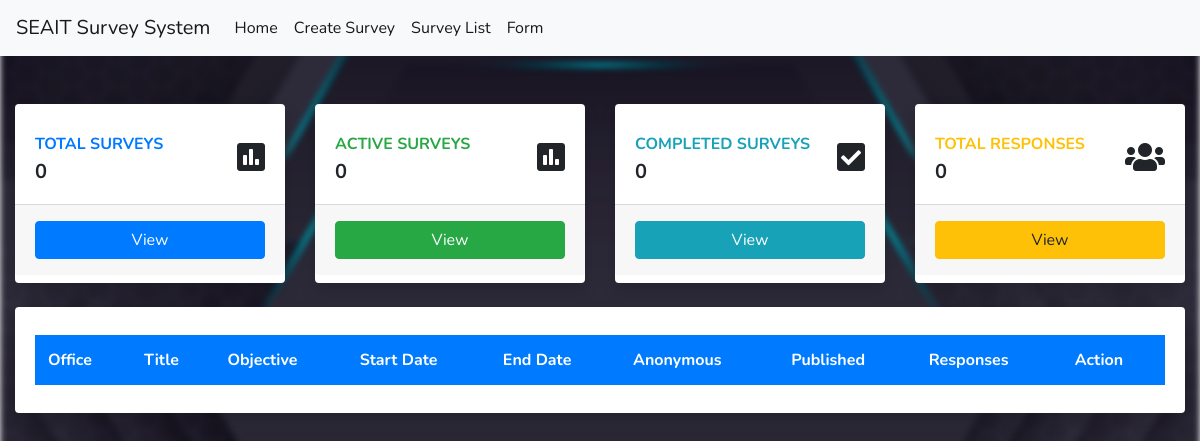
/admin/home.php, run on an earlier commit of the app's database.
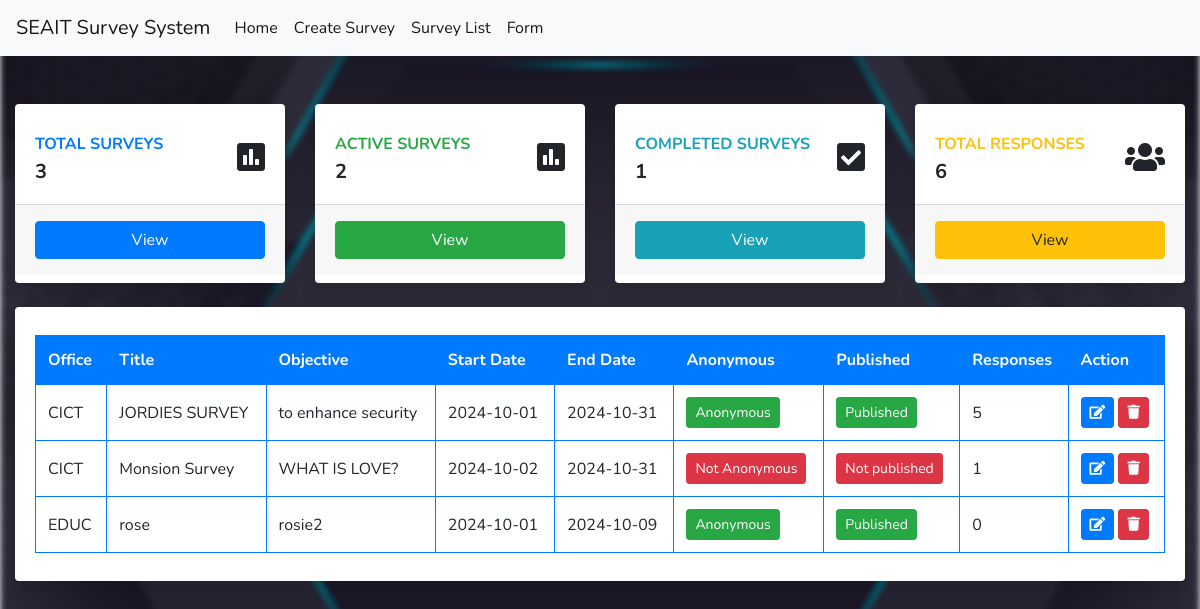
And on a later commit of the database.
### tables this page shows
CREATE TABLE IF NOT EXISTS `surveys` (
  `survey_id` int NOT NULL AUTO_INCREMENT,
  `office` varchar(100) NOT NULL,
  `title` varchar(255) NOT NULL,
  `objective` text,
  `is_anonymous` tinyint(1) DEFAULT '0',
  `is_published` tinyint(1) DEFAULT '0',
  `start_date` date DEFAULT NULL,
  `end_date` date DEFAULT NULL,
  `created_by` int DEFAULT NULL,
  `created_at` timestamp NULL DEFAULT CURRENT_TIMESTAMP,
  `updated_at` timestamp NULL DEFAULT CURRENT_TIMESTAMP ON UPDATE CURRENT_TIMESTAMP,
  `is_complete` int NOT NULL,
  PRIMARY KEY (`survey_id`),
  KEY `created_by` (`created_by`)
);

### admin/home.php (the view, shortened to what this page needs)
<?php include 'includes/header.php';
include 'includes/navtop.php';
$surveytable = "SELECT * FROM surveys";
if ($stmt = mysqli_prepare($conn, $surveytable)) {
    mysqli_stmt_execute($stmt);
    $surveyresult = mysqli_stmt_get_result($stmt);
}
?>
<link rel="stylesheet" href="https://cdnjs.cloudflare.com/ajax/libs/font-awesome/5.13.0/css/all.min.css">
<link rel="stylesheet" href="https://cdn.datatables.net/1.11.5/css/jquery.dataTables.min.css">
<link rel="stylesheet" href="../css/home.css">
<div class="container-fluid mt-5">
    <div class="row">
        <div class="col-xl-3 col-md-6 mb-4">
            <div class="card border-left-primary shadow h-100 py-2">
                <div class="card-body">
                    <div class="row no-gutters align-items-center">
                        <div class="col mr-2">
                            <div class="text-xs font-weight-bold text-primary text-uppercase mb-1">Total Surveys</div>
                            <div class="h5 mb-0 font-weight-bold text-gray-800">
                                <?php echo mysqli_num_rows($surveyresult); ?>
                            </div>
                        </div>
                        <div class="col-auto">
                            <i class="fas fa-poll fa-2x text-gray-300"></i>
                        </div>
                    </div>
                </div>
                <div class="card-footer py-3">
                    <a href="" class="btn btn-primary btn-block">View</a>
                </div>
            </div>
        </div>
        <div class="col-xl-3 col-md-6 mb-4">
            <div class="card border-left-success shadow h-100 py-2">
                <div class="card-body">
                    <div class="row no-gutters align-items-center">
                        <div class="col mr-2">
                            <div class="text-xs font-weight-bold text-success text-uppercase mb-1">Active Surveys
                            </div>
                            <?php
                            $activesurveys = "SELECT * FROM surveys WHERE end_date > NOW() OR is_published = 0";
                            if ($stmt = mysqli_prepare($conn, $activesurveys)) {
                                mysqli_stmt_execute($stmt);
                                $activesurveyresult = mysqli_stmt_get_result($stmt);
                            }
                            ?>
                            <div class="h5 mb-0 font-weight-bold text-gray-800">
                                <?php echo mysqli_num_rows($activesurveyresult); ?>
                            </div>
                        </div>
                        <div class="col-auto">
                            <i class="fas fa-poll fa-2x text-gray-300"></i>
                        </div>
                    </div>
                </div>
                <div class="card-footer py-3">
                    <a href="" class="btn btn-success btn-block">View</a>
                </div>
            </div>
        </div>
        <div class="col-xl-3 col-md-6 mb-4">
            <div class="card border-left-info shadow h-100 py-2">
                <div class="card-body">
                    <div class="row no-gutters align-items-center">
                        <div class="col mr-2">
                            <div class="text-xs font-weight-bold text-info text-uppercase mb-1">Completed Surveys</div>
                            <?php
                            $completeurveys = "SELECT * FROM surveys WHERE end_date < NOW() AND is_published = 1";
                            if ($stmt = mysqli_prepare($conn, $completeurveys)) {
                                mysqli_stmt_execute($stmt);
                                $completeurveyresult = mysqli_stmt_get_result($stmt);
                            }
                            ?>
                            <div class="h5 mb-0 font-weight-bold text-gray-800">
                                <?php echo mysqli_num_rows($completeurveyresult); ?>
                            </div>
                        </div>
                        <div class="col-auto">
                            <i class="fas fa-check-square fa-2x text-gray-300"></i>
                        </div>
                    </div>
                </div>
                <div class="card-footer py-3">
                    <a href="" class="btn btn-info btn-block">View</a>
                </div>
            </div>
        </div>
        <div class="col-xl-3 col-md-6 mb-4">
            <div class="card border-left-warning shadow h-100 py-2">
                <div class="card-body">
                    <div class="row no-gutters align-items-center">
                        <div class="col mr-2">
                            <div class="text-xs font-weight-bold text-warning text-uppercase mb-1">Total Responses</div>
                            <?php
                            $surveyresponses = "SELECT COUNT(*) AS total_responses FROM surveyresponses";
                            if ($stmt = mysqli_prepare($conn, $surveyresponses)) {
                                mysqli_stmt_execute($stmt);
                                $surveyresponsesresult = mysqli_stmt_get_result($stmt);
                                $surveyresponsesrow = mysqli_fetch_assoc($surveyresponsesresult);
                            }
                            ?>
                            <div class="h5 mb-0 font-weight-bold text-gray-800">
                                <?php echo $surveyresponsesrow['total_responses']; ?>
                            </div>
                        </div>
                        <div class="col-auto">
                            <i class="fas fa-users fa-2x text-gray-300"></i>
                        </div>
                    </div>
                </div>
                <div class="card-footer py-3">
                    <a href="" class="btn btn-warning btn-block">View</a>
                </div>
            </div>
        </div>
    </div>
    <div class="row">
        <div class="col-xl-12 col-md-6 mb-4">
            <div class="card border-left-warning shadow h-100 py-2">
                <div class="card-body">
                    <div class="row no-gutters align-items-center w-100">
                        <div class="col-12">
                            <table id="surveyTable" class="display" style="width:100%">
                                <thead>
                                    <tr>
                                        <th>Office</th>
                                        <th>Title</th>
                                        <th>Objective</th>
                                        <th>Start Date</th>
                                        <th>End Date</th>
                                        <th>Anonymous</th>
                                        <th>Published</th>
                                        <th>Responses</th>
                                        <th>Action</th>
                                    </tr>
                                </thead>
                                <tbody>
                                    <?php while ($surveyrow = mysqli_fetch_assoc($surveyresult)) { ?>
                                        <tr>
                                            <td><?php echo $surveyrow['office']; ?></td>
                                            <td><?php echo $surveyrow['title']; ?></td>
                                            <td><?php echo $surveyrow['objective']; ?></td>
                                            <td><?php echo $surveyrow['start_date']; ?></td>
                                            <td><?php echo $surveyrow['end_date']; ?></td>
                                            <td>
                                                <button
                                                    class="btn btn-sm btn-<?php echo $surveyrow['is_anonymous'] == 1 ? 'success' : 'danger'; ?>"
                                                    onclick="changeAnonymous(<?php echo $surveyrow['survey_id']; ?>, <?php echo $surveyrow['is_anonymous']; ?>)">
                                                    <?php echo $surveyrow['is_anonymous'] == 1 ? 'Anonymous' : 'Not Anonymous'; ?>
                                                </button>
                                            </td>
                                            <td>
                                                <button
                                                    class="btn btn-sm btn-<?php echo $surveyrow['is_published'] == 1 ? 'success' : 'danger'; ?>"
                                                    onclick="changePublished(<?php echo $surveyrow['survey_id']; ?>, <?php echo $surveyrow['is_published']; ?>)">
                                                    <?php echo $surveyrow['is_published'] == 1 ? 'Published' : 'Not published'; ?>
                                                </button>
                                            </td>
                                            <td>
                                                <?php
                                                $surveyresponses = "SELECT * FROM surveyresponses WHERE survey_id = ?";
                                                $stmt = $conn->prepare($surveyresponses);
                                                $stmt->bind_param("i", $surveyrow['survey_id']);
                                                $stmt->execute();
                                                $surveyresponsesresult = $stmt->get_result();
                                                echo mysqli_num_rows($surveyresponsesresult);
                                                ?>
                                            </td>
                                            <td>
                                                <button href="#" class="btn btn-sm btn-primary"
                                                    onclick="openEditModal(<?php echo $surveyrow['survey_id']; ?>, '<?php echo addslashes($surveyrow['office']); ?>', '<?php echo addslashes($surveyrow['title']); ?>', '<?php echo addslashes($surveyrow['objective']); ?>', '<?php echo $surveyrow['start_date']; ?>', '<?php echo $surveyrow['end_date']; ?>')"><i
                                                        class="fas fa-edit"></i></button>
                                                <button class="btn btn-sm btn-danger"
                                                    onclick="deleteSurvey(<?php echo $surveyrow['survey_id']; ?>)"><i
                                                        class="fas fa-trash"></i></button>
                                            </td>
                                        </tr>
                                    <?php } ?>
                                </tbody>
                            </table>
                        </div>
                    </div>
                </div>
            </div>
        </div>
    </div>
    <?php include 'includes/footer.php'; ?>

### admin/includes/header.php (shortened to what this page needs)
<!DOCTYPE html>
<html lang="en">
<head>
</head>
<link rel="stylesheet" href="../css/bootstrap.min.css">
<link rel="stylesheet" href="../css/jgrowl.min.css" />
<body>

### admin/includes/navtop.php (shortened to what this page needs)
<nav class="navbar navbar-expand-lg navbar-light bg-light">
    <a class="navbar-brand" href="#">SEAIT Survey System</a>
    <div class="collapse navbar-collapse" id="navbarSupportedContent">
        <ul class="navbar-nav mr-auto">
            <li class="nav-item active">
                <a class="nav-link" href="home.php">Home <span class="sr-only">(current)</span></a>
            </li>
            <li class="nav-item active">
                <a class="nav-link" href="create_form.php">Create Survey</a>
            </li>
            <li class="nav-item active">
                <a class="nav-link" href="#">Survey List</a>
            </li>
            <li class="nav-item active">
                <a class="nav-link" href="#">Form</a>
            </li>
        </ul>
    </div>
</nav>

### admin/includes/footer.php (shortened to what this page needs)
</body>

### css/home.css (style rules this page uses)
body { margin: 0; height: auto; overflow-y: auto; position: relative; font-family: "Nunito", sans-serif; }
body::before { content: ""; position: fixed; top: 0; left: 0; width: 100%; height: 100%; background-image: url("../assets/image/bgsur.jpg"); background-repeat: no-repeat; background-position: center; background-size: cover; filter: blur(3px); z-index: -1; }
.card { border: none; }
#surveyTable { width: 100%; border-collapse: collapse; }
#surveyTable thead { background-color: #007bff; color: white; }
#surveyTable th, #surveyTable td { padding: 12px; text-align: left; border: 1px solid #007bff; }
.btn-primary { background-color: #007bff; border-color: #007bff; }

What changed in the data, as far as the page shows it:
added surveys: office "CICT", title "JORDIES SURVEY", objective "to enhance security", start_date "2024-10-01", end_date "2024-10-31", is_anonymous "Anonymous", is_published "Published", mysqli_num_rows($surveyresponsesresult) "5"
added surveys: office "CICT", title "Monsion Survey", objective "WHAT IS LOVE?", start_date "2024-10-02", end_date "2024-10-31", is_anonymous "Not Anonymous", is_published "Not published", mysqli_num_rows($surveyresponsesresult) "1"
added surveys: office "EDUC", title "rose", objective "rosie2", start_date "2024-10-01", end_date "2024-10-09", is_anonymous "Anonymous", is_published "Published", mysqli_num_rows($surveyresponsesresult) "0"
Also different on the page:
mysqli_num_rows($surveyresult): "0" → "3"
mysqli_num_rows($activesurveyresult): "0" → "2"
mysqli_num_rows($completeurveyresult): "0" → "1"
$surveyresponsesrow['total_responses']: "0" → "6"
